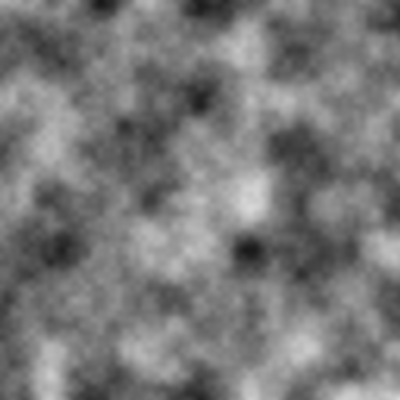
Frame 1 (no input)
Frame 60 (no input): identical to frame 1, image omitted
Frame 120 (the mouse pressed at the canvas centre since frame 60): identical to frame 1, image omitted

The p5.js sketch that drew this single still picture (run headless with seeded random() and noise() and a simulated clock; from frame 60 on, the mouse is pressed at the canvas centre):

// p5.js sketch
// ── sketch.js
var inc = 0.02;
function setup() {
   createCanvas(400, 400); 
   pixelDensity(1);
}

function draw() {
   
   var yoff = 0;
   loadPixels();
   for(var x = 0; x < width; x++) {
      var xoff = 0;
      for(var y = 0; y < height; y++) {
         var index = (x + y * width) * 4;
         //var r = random(255);
         var r = noise(xoff, yoff) * 255;
         pixels[index + 0] = r;
         pixels[index + 1] = r;
         pixels[index + 2] = r;
         pixels[index + 3] = 255;

         xoff += inc;
      }
      yoff += inc;
   }
   updatePixels();

   //noLoop();
}
